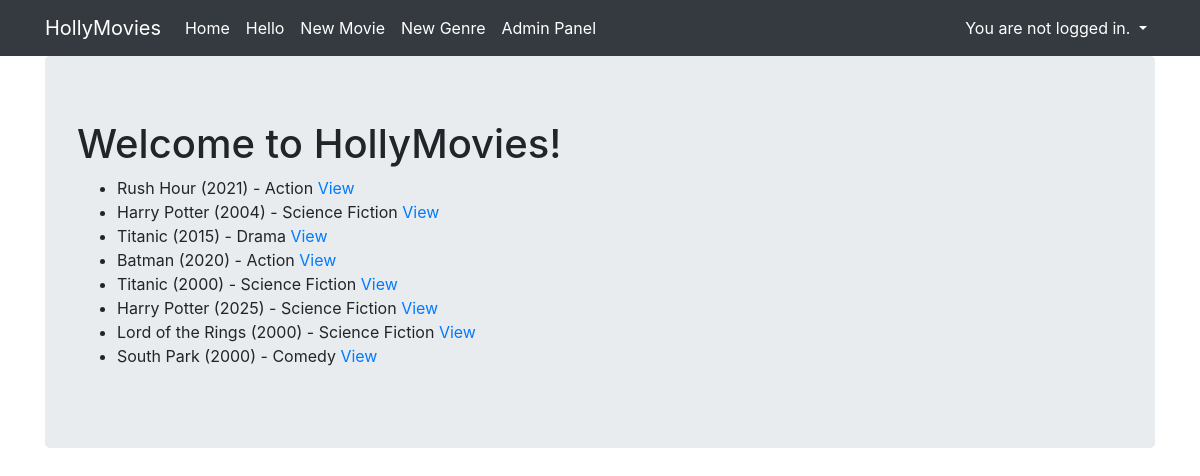
The page / on the database its author committed.
### viewer/models.py (models this page shows, shortened)
class Movie(Model):
  title = CharField(max_length=128)
  genre = ForeignKey(Genre, on_delete=DO_NOTHING)
  rating = IntegerField()
  released = DateField()
  description = TextField()
  created = DateTimeField(auto_now_add=True)

class Genre(Model):
  name=CharField(max_length=128)

### viewer/views.py (the view)
# urls.py: path('', MoviesViewList.as_view(), name="movies"),  # TEmplate Class based view-
class MoviesViewList(ListView):
  template_name = 'viewer/movies.html'
  model = Movie

### viewer/templates/viewer/movies.html (shortened to what this page needs)
{% extends "viewer/base.html" %}
{% block content %}
  <h1>Welcome to HollyMovies!</h1>
  <ul>
    {% for movie in object_list %}
      <li>
        {{ movie.title }} ({{ movie.released.year }}) - {{ movie.genre.name }}
        <a href="{% url 'movie_detail' movie.id %}">
          View
        </a>
      </li>
    {% endfor %}
  </ul>
{% endblock %}

### viewer/templates/viewer/base.html (shortened to what this page needs)
<!DOCTYPE html>
<html lang="en">
<head>
    <link rel="stylesheet" href="https://stackpath.bootstrapcdn.com/bootstrap/4.2.1/css/bootstrap.min.css">
</head>
<body>
<nav class="navbar navbar-expand-lg navbar-dark bg-dark">
    <div class="container fixed">
        <a class="navbar-brand" href="/">HollyMovies</a>
        <div class="collapse navbar-collapse" id="navbarNavAltMarkup">
          <div class="navbar-nav">
            <a class="nav-item nav-link active" href=" {% url 'movies' %}">
              Home
            </a>
            <a class="nav-item nav-link active" href="{% url 'hello' 'creepy' %}?s1=wonderful">
                Hello
            </a>
          <a class="nav-item nav-link active" href="{% url 'movie_create'  %}">
                New Movie
             </a>
              <a class="nav-item nav-link active" href="{% url 'new_genre'  %}">
                New Genre
             </a>
              <a class="nav-item nav-link active" href="/admin">
                Admin Panel
             </a>
          </div>
        </div>
        <div class="navbar-nav ml-auto">
          <div class="nav-item dropdown">
            {% if user.is_authenticated %}
              <a class="nav-link active dropdown-toggle" href="#" data-toggle="dropdown">
                {% if user.first_name %}Hello, {{ user.first_name }}!
                {% else %}Hello, {{ user.username }}!{% endif %}
              </a>
              <div class="dropdown-menu dropdown-menu-right">
                <a class="dropdown-item text-right" href="{% url 'accounts:logout' %}">Logout</a>
                  <a class="dropdown-item text-right" href="{% url 'accounts:password_change' %}">Change Password</a>
              </div>
            {% else %}
              <a class="nav-link active dropdown-toggle" href="#" data-toggle="dropdown">
                You are not logged in.
              </a>
            {% endif %}
          </div>
          </div>
    </div>
</nav>
<div class="container">
  <div class="jumbotron">
    {% block content %}{% endblock %}
  </div>
</div>
</body>
</html>

### rows shown on the page
Movie: title "Rush Hour", released.year "2021", genre.name "Action"
Movie: title "Harry Potter", released.year "2004", genre.name "Science Fiction"
Movie: title "Titanic", released.year "2015", genre.name "Drama"
Movie: title "Batman", released.year "2020", genre.name "Action"
Movie: title "Titanic", released.year "2000", genre.name "Science Fiction"
Movie: title "Harry Potter", released.year "2025", genre.name "Science Fiction"
Movie: title "Lord of the Rings", released.year "2000", genre.name "Science Fiction"
Movie: title "South Park", released.year "2000", genre.name "Comedy"
